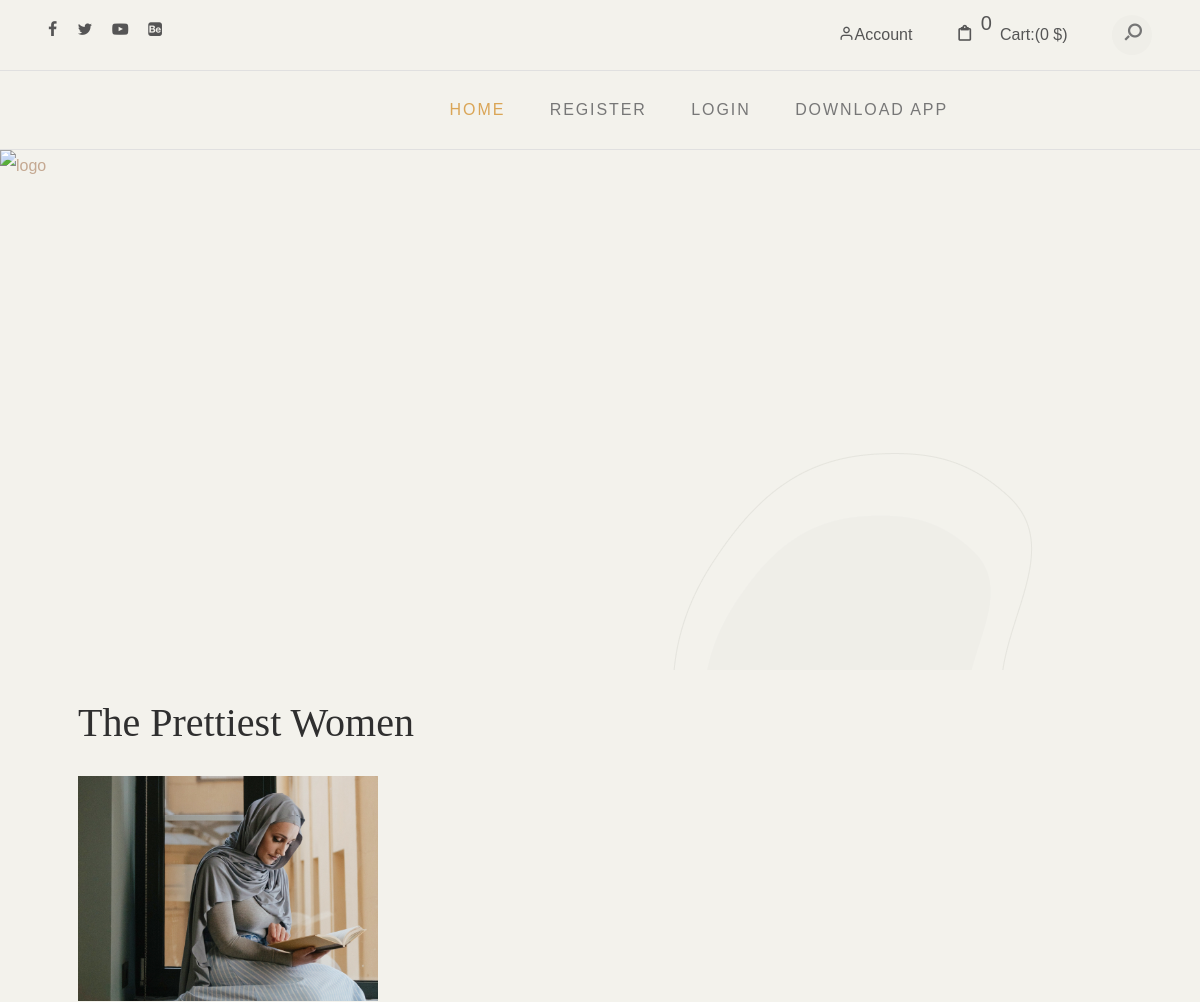
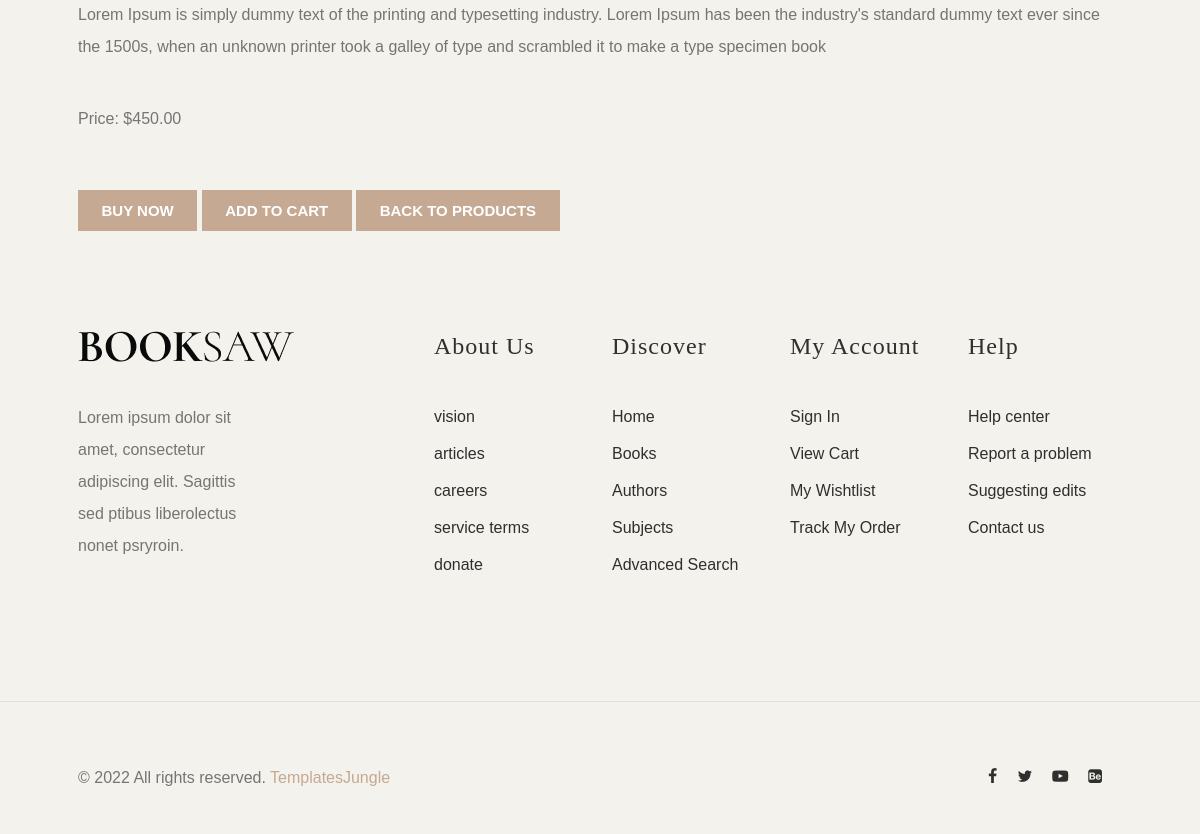
Screenshot of /products/2/ with the database file from the repository (2 pictures, top to bottom).
### shop/models.py (models this page shows, shortened)
class Product(models.Model):
    name = models.CharField(max_length=20)
    desc = models.TextField()
    image = models.ImageField(upload_to="products")
    price = models.DecimalField(max_digits=10,decimal_places=2)
    stock = models.IntegerField()
    available = models.BooleanField(default=True)
    created=models.DateTimeField(auto_now_add=True) #one time
    updated=models.DateTimeField(auto_now=True)#change every time we update record
    category = models.ForeignKey(Category,on_delete=models.CASCADE)

### shop/views.py (the view)
# urls.py: path('products/<int:id>/', views.product_detail, name='product_detail'),
def product_detail(request, id):
    product = get_object_or_404(Product, id=id)
    context = {'product': product}
    return render(request, 'product_detail.html', context)

### cart/context_processors.py (called while the page is built, shortened)
def count_items(request):
    u=request.user
    count =0
    return {'count':count}

### templates/product_detail.html (shortened to what this page needs)
<!DOCTYPE html>
<html lang="en">
{% extends 'base.html' %}
{% load static %}
{% block content %}
<div class="container mt-3">
    <h1>{{ product.name }}</h1>
    <img src="{{ product.image.url }}" alt="{{ product.name }}" style="width: 300px;">
    <p>{{ product.desc }}</p>
    <p>Price: ${{ product.price }}</p>
    <a href="#" class="btn btn-primary">Buy Now</a>
    <a href="{% url 'cart:addtocart' product.id %}" class="btn btn-primary">Add to cart</a>
    <a href="{% url 'shop:products' %}" class="btn btn-secondary">Back to Products</a>
</div>
{% endblock %}

### static/css/style.css (style rules this page uses)
:root { --header-height: 160px; --header-height-min: 80px; }
:root { --accent-color: #C5A992; --secondary-color: #C5A992; --dark-color: #2f2f2f; --light-color: #F3F2EC; --body-text-color: #757575; --light-text-color: #afafaf; --dark-text-color: #2f2f2f; }
:root { --body-font: "Raleway", sans-serif; --heading-font: "Prata", Georgia, serif; --secondary-font: "Playfair Display", Georgia, serif; }
:root, [data-bs-theme=light] { --heading-font: "Prata", Georgia, serif; --heading-font-weight: 400; --heading-color: var(--bs-dark); --heading-line-height: 1.1; --swiper-theme-color: var(--bs-primary); --custom-easing: cubic-bezier(.17, .67, .83, .67); --bs-body-font-family: "Raleway", arial, sans-serif; --bs-body-font-size: 0.9rem; --bs-body-font-weight: 400; --bs-body-line-height: 1.7; --bs-body-color: #333; --bs-body-color-rgb: 51, 51, 51; --bs-primary: #C5A992; --bs-primary-dark: #C5A992; --bs-secondary: #C5A992; --bs-black: #111; --bs-light: #F1F1F0; --bs-dark: #212529; --bs-gray: #949494; --bs-gray-dark: #51565b; --bs-primary-rgb: 169, 128, 115; --bs-secondary-rgb: 253, 238, 233; --bs-black-rgb: 17, 17, 17; --bs-light-rgb: 241, 241, 240; --bs-dark-rgb: 33, 37, 41; --bs-link-color: var(--bs-dark); --bs-link-color-rgb: 17, 17, 17; --bs-link-decoration: underline; --bs-link-hover-color: var(--bs-primary); --bs-link-hover-color-rgb: 169, 128, 115; }
.container, .container-fluid, .container-lg, .container-md, .container-sm, .container-xl, .container-xxl { --bs-gutter-x: 2.5rem; }
h1, h2, h3, h4, h5, h6 { color: var(--heading-color); }
a { text-decoration: none; transition: all 0.3s ease-out; }
.btn { --bs-btn-border-radius: 0; }
.btn-primary { --bs-btn-color: #fff; --bs-btn-bg: var(--bs-primary); --bs-btn-border-color: var(--bs-primary); --bs-btn-hover-color: #fff; --bs-btn-hover-bg: var(--bs-primary-dark); --bs-btn-hover-border-color: var(--bs-primary-dark); --bs-btn-focus-shadow-rgb: 49, 132, 253; --bs-btn-active-color: #fff; --bs-btn-active-bg: var(--bs-secondary); --bs-btn-active-border-color: var(--bs-secondary); --bs-btn-active-shadow: inset 0 3px 5px rgba(0, 0, 0, 0.125); --bs-btn-disabled-color: #fff; --bs-btn-disabled-bg: var(--bs-primary); --bs-btn-disabled-border-color: var(--bs-primary); }
.container, .container-fluid, .container-lg, .container-md, .container-sm, .container-xl, .container-xxl { --bs-gutter-x: 3rem; }
*, *::before, *::after { -webkit-box-sizing: border-box; -moz-box-sizing: border-box; box-sizing: border-box; }
html { box-sizing: border-box; }
body { font-family: var(--body-font); font-size: 16px; line-height: 2; color: var(--body-text-color); background-color: var(--light-color); }
a { color: var(--accent-color); transition: 0.3s color ease-out; }
img { display: inline-block; border: 0; max-width: 100%; height: auto; vertical-align: middle; }
h1, .h1, h2, .h2, h3, .h3, h4, .h4, h5, .h5, h6, .h6 { font-family: var(--heading-font); line-height: 1.2; color: var(--dark-color); }
h1, h2, h3 { margin: 25px 0; text-transform: capitalize; }
h1, .h1 { font-size: 2.5em; line-height: 1.4; }
p { margin: 0 0 20px 0; }
::placeholder { color: #999; }
.container::after, .row::after, .clearfix::after { display: block; clear: both; content: ""; }
pre, blockquote, dl, figure, table, p, ul, ol, form { margin-bottom: 2.5rem; }
a.btn, input[type="button"], input[type="submit"], input[type="reset"], input[type="file"], button { background-image: none; background: var(--accent-color); text-decoration: none !important; display: inline-block; position: relative; border: 1px solid transparent; border-radius: 0; padding: 0.75em 1.5em; margin-top: 15px; font-size: 15px; font-weight: bold; line-height: normal; text-align: center; text-transform: uppercase; color: #fff; z-index: 1; cursor: pointer; white-space: nowrap; vertical-align: middle; -webkit-transition: all 0.3s ease-in; transition: all 0.3s ease-in; -ms-touch-action: manipulation; touch-action: manipulation; -webkit-user-select: none; -moz-user-select: none; -ms-user-select: none; user-select: none; }
.btn:last-child { margin-right: 0; }

### rows the page displays
Product: name "The Prettiest Women", image (picture), desc "Lorem Ipsum is simply dummy text of the printing and typesetting industry. Lorem Ipsum has been the industry's standard dummy text ever since the 1500s, when an unknown printer took a galley of type and scrambled it to make a type specimen book", price "450.00"

### other values shown
{{ count }} "0"
